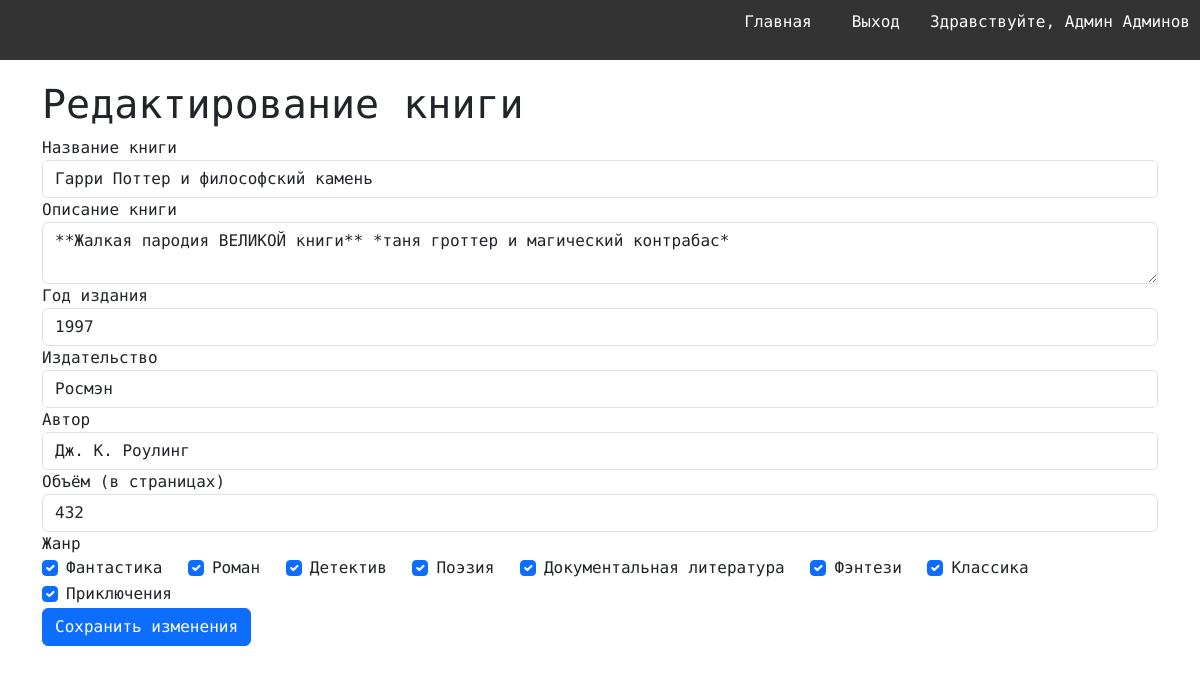
/book/11/edit (signed in), run on an earlier commit of the app's database.
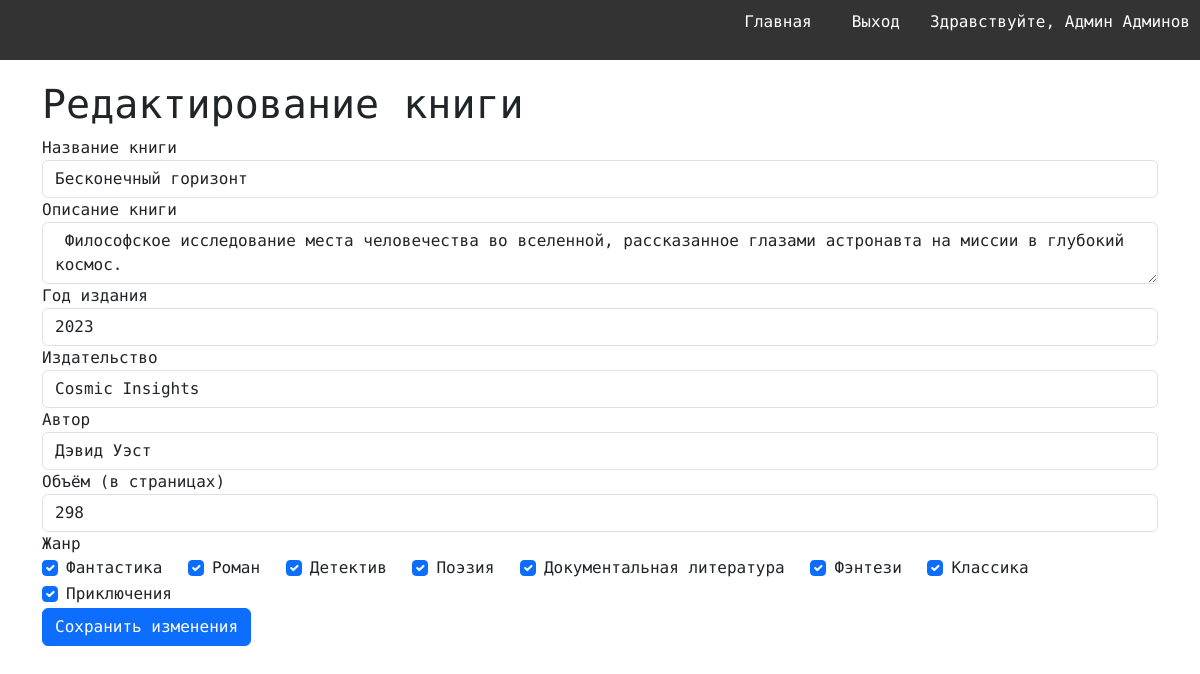
And on a later commit of the database.
### models.py (models this page shows, shortened)
class Book(db.Model):
    __tablename__ = 'books'
    id = db.Column(db.Integer, primary_key=True)
    title = db.Column(db.String(255), nullable=False)
    short_description = db.Column(db.Text, nullable=False)
    year = db.Column(db.Integer, nullable=False)
    publisher = db.Column(db.String(255), nullable=False)
    author = db.Column(db.String(255), nullable=False)
    page_count = db.Column(db.Integer, nullable=False)
    cover_id = db.Column(db.Integer, db.ForeignKey('covers.id'), nullable=False)
    genres = db.relationship('Genre', secondary=book_genres, backref='books')
    cover = db.relationship('Cover', backref='book')

### books.py (the view, shortened to what this page needs)
@books.route('/book/<int:book_id>/edit', methods=['GET', 'POST'])
@login_required
def edit_book(book_id):
    book = Book.query.get_or_404(book_id)
    if current_user.role.name == 'user' and current_user.id != book.user_id:
        flash('У вас недостаточно прав для выполнения данного действия', 'warning')
        return redirect(url_for('index'))
    form = EditBookForm()
    form.title.data = book.title
    form.short_description.data = book.short_description
    form.year.data = book.year
    form.publisher.data = book.publisher
    form.author.data = book.author
    form.page_count.data = book.page_count
    selected_genres = [genre.id for genre in book.genres]
    form.genre.data = selected_genres
    return render_template('edit_book.html', form=form, book=book, selected_genres=selected_genres)

### forms.py (shortened to what this page needs)
class EditBookForm(FlaskForm):
    title = StringField('Название книги', validators=[InputRequired(), Length(max=255)])
    short_description = TextAreaField('Описание книги', validators=[InputRequired()])
    year = IntegerField('Год издания', validators=[InputRequired()])
    publisher = StringField('Издательство', validators=[InputRequired(), Length(max=255)])
    author = StringField('Автор', validators=[InputRequired(), Length(max=255)])
    page_count = IntegerField('Объём (в страницах)', validators=[InputRequired()])
    genre = MultiCheckboxField('Жанр', coerce=int)
    def __init__(self, *args, **kwargs):
        super(EditBookForm, self).__init__(*args, **kwargs)
        self.genre.choices = [(genre.id, genre.name) for genre in Genre.query.all()]

### app.py (called while the page is built)
@login_manager.user_loader
def load_user(user_id):
    return User.query.get(int(user_id))

### templates/edit_book.html (shortened to what this page needs)
{% extends 'base.html' %}
{% import 'macros.html' as macros %}
{% block content %}
<div class="container">
    <h1>Редактирование книги</h1>
    <form action="{{ url_for('books.edit_book', book_id=book.id) }}" method="post" enctype="multipart/form-data" class="book-form">
        {{ macros.render_form(form) }}
        <button type="submit" class="btn btn-primary">Сохранить изменения</button>
    </form>
</div>
{% endblock %}

### templates/macros.html (shortened to what this page needs)
{% macro render_form(form) %}
    <div class="form-group">
        {{ form.title.label(class="form-control-label") }}
        {{ form.title(class="form-control") }}
    </div>
    <div class="form-group">
        {{ form.short_description.label(class="form-control-label") }}
        {{ form.short_description(class="form-control", id='short_description') }}
    </div>
    <div class="form-group">
        {{ form.year.label(class="form-control-label") }}
        {{ form.year(class="form-control") }}
    </div>
    <div class="form-group">
        {{ form.publisher.label(class="form-control-label") }}
        {{ form.publisher(class="form-control") }}
    </div>
    <div class="form-group">
        {{ form.author.label(class="form-control-label") }}
        {{ form.author(class="form-control") }}
    </div>
    <div class="form-group">
        {{ form.page_count.label(class="form-control-label") }}
        {{ form.page_count(class="form-control") }}
    </div>
    <div class="form-group">
        {{ form.genre.label(class="form-control-label") }}
        <div class="checkbox-group">
            {% for subfield in form.genre %}
            <div class="form-check form-check-inline">
                {{ subfield(class="form-check-input") }}
                {{ subfield.label(class="form-check-label") }}
            </div>
            {% endfor %}
        </div>
    </div>
{% endmacro %}

What changed in the data, as far as the page shows it:
changed Book: title "Гарри Поттер и философский камень" → "Бесконечный горизонт"; short_description "**Жалкая пародия ВЕЛИКОЙ книги** *таня гроттер и магический контрабас*" → "Философское исследование места человечества во вселенной, рассказанное глазами астронавта на миссии в глубокий космос."; year "1997" → "2023"; publisher "Росмэн" → "Cosmic Insights"; author "Дж. К. Роулинг" → "Дэвид Уэст"; page_count "432" → "298"
